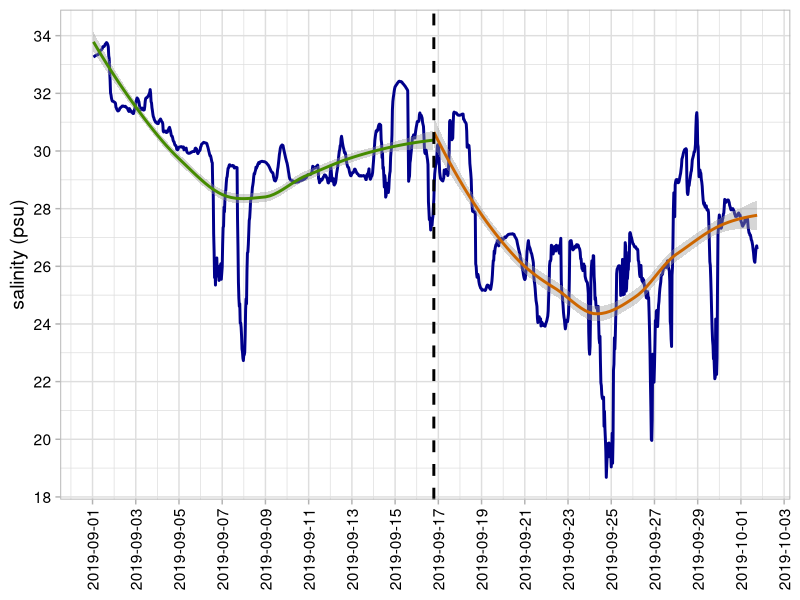
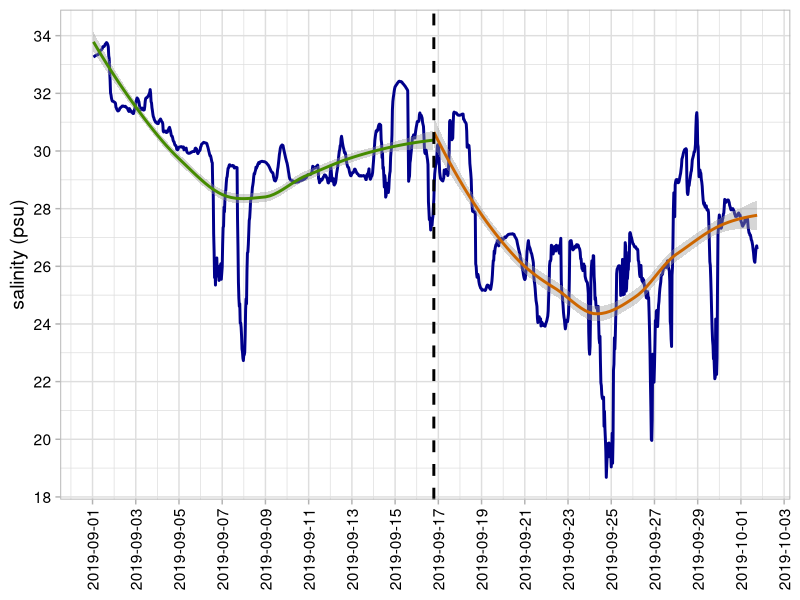

Here is the R script that generated these plots, in order:
#PLOT: TABS salinity data Sept 2019

#Date Created: 2 Oct 2019

#libraries
library(tidyverse)
library(scales)

#read data in ---
d <- read.csv(file = "TABS_BuoyB_prepped.txt", header = T, stringsAsFactors = F)

names(d) <- tolower(names(d))

d$datetime <- as.POSIXct(strptime(x = paste(d$date," ",d$time), format = "%m/%d/%Y %H:%M:%S"), tz = "America/Chicago")
d$date <- NULL; d$time <- NULL
d <- d[,c(6,1:5)]

bi <- d[d$datetime < "2019-09-17",]
ai <- d[d$datetime >= "2019-09-17",]

#create plot ----
p <- ggplot(d) + geom_line(aes(x=datetime, y=salt), colour = "darkblue", size = 1) +
  geom_smooth(data = bi, aes(x=datetime, y=salt), position = "identity", stat = "smooth", color = "chartreuse4") +
  geom_smooth(data = ai, aes(x=datetime, y=salt), position = "identity", stat = "smooth", color = "darkorange3") +
  geom_vline(xintercept=as.integer(as.POSIXct("2019-09-17")), size=1, linetype = "dashed", color = "black") +
  scale_y_continuous(name = "salinity (psu)", breaks = seq(18,34,2)) +
  scale_x_datetime(name = NULL, breaks = date_breaks("2 day"), minor_breaks = date_breaks("1 day")) +
  theme_light(base_size = 14, base_line_size = 1) +
  theme(axis.text.x = element_text(angle=90, vjust=0.5, hjust=1, color = "black"),
        axis.text.y = element_text(color = "black"))
p

file = "TABS_B_salt_Sept2019.png"
png(file = file, width = 8, height = 8, units = "in", res = 250)
plot(p)
dev.off()

